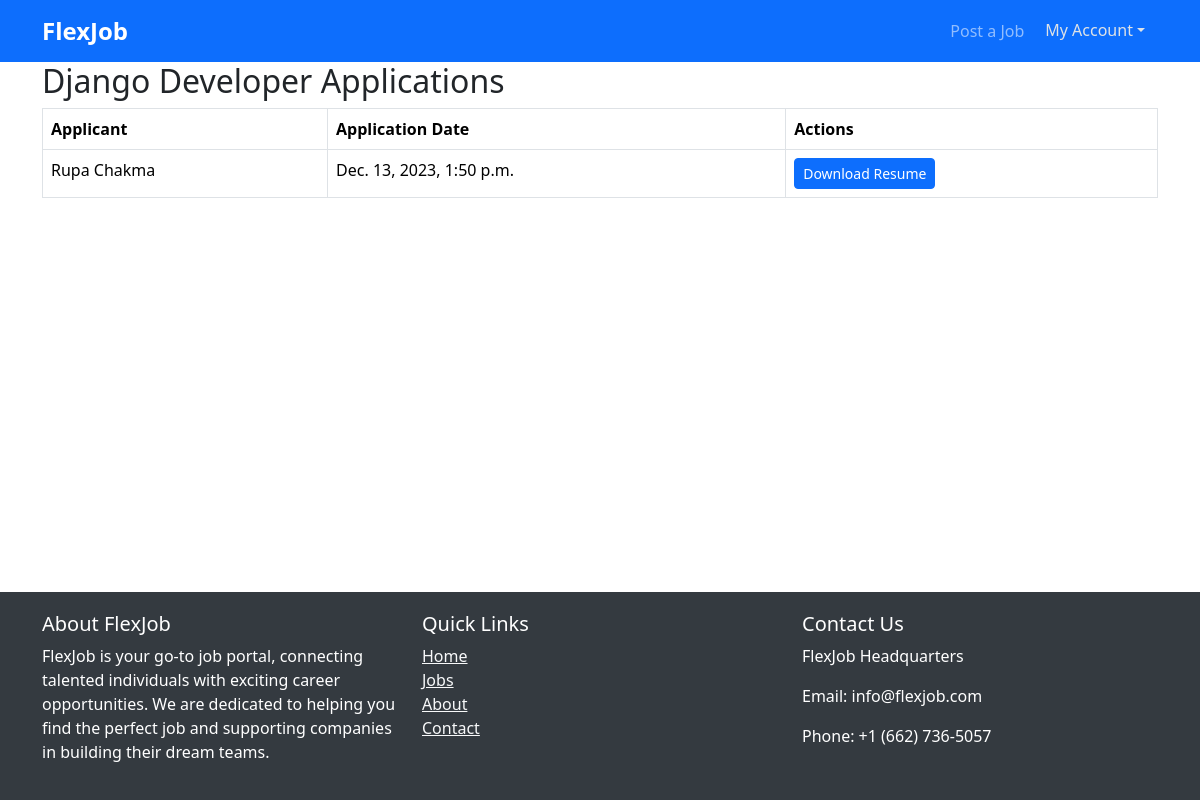
Screenshot of /view_applications/1/ (signed in) with the database file from the repository.
### app_core/models.py (models this page shows, shortened)
class JobPost(models.Model):
    recruiter = models.ForeignKey(RecruiterProfile, on_delete=models.CASCADE)
    title = models.CharField(max_length=255)
    openings = models.PositiveIntegerField()
    category = models.ForeignKey(Category, on_delete=models.CASCADE)
    description = models.TextField()
    skill_set = models.ManyToManyField(Skill)
    posted_at = models.DateTimeField(auto_now_add=True)
    updated_at = models.DateTimeField(auto_now=True)
    def __str__(self):
        return self.title

class AppliedJob(models.Model):
    job_post = models.ForeignKey(JobPost, on_delete=models.CASCADE)
    job_seeker_profile = models.ForeignKey(JobSeekerProfile, on_delete=models.CASCADE)
    application_date = models.DateTimeField(auto_now_add=True)
    def __str__(self):
        return f"{self.job_seeker_profile.user_profile.display_name} applied for {self.job_post.title}"

class JobSeekerProfile(models.Model):
    user_profile = models.OneToOneField(UserProfile, on_delete=models.CASCADE)
    skills = models.ManyToManyField(Skill)
    resume = models.FileField(upload_to='resumes/')

class UserProfile(AbstractUser):
    display_name = models.CharField(max_length=255)
    user_type = models.CharField(max_length=20)  # 'Recruiter' or 'JobSeeker'
    skills = models.ManyToManyField(Skill, blank=True)

### app_core/views.py (the view)
# urls.py: path('view_applications/<int:job_id>/', view_applications, name='view_applications'),
@login_required
def view_applications(request, job_id):
    job = get_object_or_404(JobPost, pk=job_id)
    applications = AppliedJob.objects.filter(job_post=job)
    print(job)  # Check if job is retrieved
    print(applications)  # Check if applications are retrieved
    return render(request, 'view_applications.html', {'job': job, 'applications': applications})

### app_core/templates/view_applications.html (shortened to what this page needs)
{% extends 'base.html' %}
{% block content %}
    <div class="container">
        <h2>{{ job.title }} Applications</h2>
        {% if applications %}
            <table class="table table-bordered">
                <thead>
                    <tr>
                        <th>Applicant</th>
                        <th>Application Date</th>
                        <th>Actions</th>
                    </tr>
                </thead>
                <tbody>
                    {% for application in applications %}
                        <tr>
                            <td>{{ application.job_seeker_profile.user_profile.display_name }}</td>
                            <td>{{ application.application_date }}</td>
                            <td>
                                <a href="{% url 'download_resume' pk=application.job_seeker_profile.user_profile.id %}" class="btn btn-primary btn-sm">
                                     Download Resume
                                </a>
                            </td>
                        </tr>
                    {% endfor %}
                </tbody>
            </table>
        {% else %}
            <p>No applications to display.</p>
        {% endif %}
    </div>
{% endblock %}

### app_core/templates/base.html (style rules this page uses)
body { display: flex; flex-direction: column; min-height: 100vh; }

### rows the page displays
JobPost: title "Django Developer"
AppliedJob: job_seeker_profile.user_profile.display_name "Rupa Chakma", application_date "Dec. 13, 2023, 1:50 p.m."
